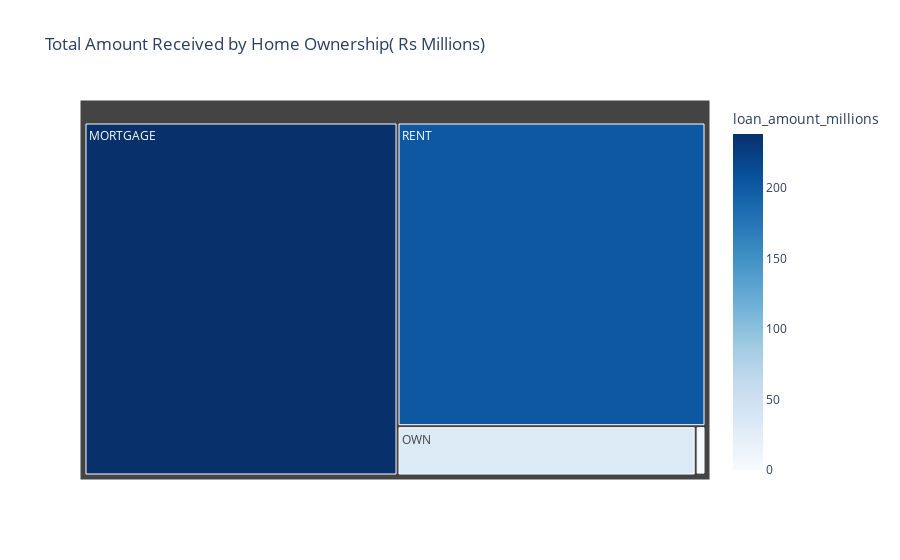

The notebook cell this image was saved under:
### Markdown cell above
### Amount Received by HomeOwnerShip

### Code cell
home_received = df.groupby('home_ownership')['total_payment'].sum().reset_index() 
home_received['loan_amount_millions']= home_received['total_payment']/1000000

fig= px.treemap(home_received, path= ['home_ownership'], 
               values= 'loan_amount_millions', 
               color='loan_amount_millions' , 
               color_continuous_scale='Blues', 
               title='Total Amount Received by Home Ownership( Rs Millions)')
fig.show()

### Figure 1 — Plotly figure (JSON) as saved in the notebook; plotly's stock layout.template omitted (floating-point values rounded to 4 significant figures)
{"data": [{"branchvalues": "total", "customdata": [[238.5], [0.01905], [1.025], [31.73], [201.8]], "domain": {"x": [0, 1], "y": [0, 1]}, "hovertemplate": "labels=%{label}<br>loan_amount_millions_sum=%{value}<br>parent=%{parent}<br>id=%{id}<br>loan_amount_millions=%{color}<extra></extra>", "ids": ["MORTGAGE", "NONE", "OTHER", "OWN", "RENT"], "labels": ["MORTGAGE", "NONE", "OTHER", "OWN", "RENT"], "marker": {"coloraxis": "coloraxis", "colors": [238.5, 0.01905, 1.025, 31.73, 201.8]}, "name": "", "parents": ["", "", "", "", ""], "type": "treemap", "values": [238.5, 0.01905, 1.025, 31.73, 201.8]}], "layout": {"coloraxis": {"colorbar": {"title": {"text": "loan_amount_millions"}}, "colorscale": [[0, "rgb(247,251,255)"], [0.125, "rgb(222,235,247)"], [0.25, "rgb(198,219,239)"], [0.375, "rgb(158,202,225)"], [0.5, "rgb(107,174,214)"], [0.625, "rgb(66,146,198)"], [0.75, "rgb(33,113,181)"], [0.875, "rgb(8,81,156)"], [1, "rgb(8,48,107)"]]}, "legend": {"tracegroupgap": 0}, "title": {"text": "Total Amount Received by Home Ownership( Rs Millions)"}}}
